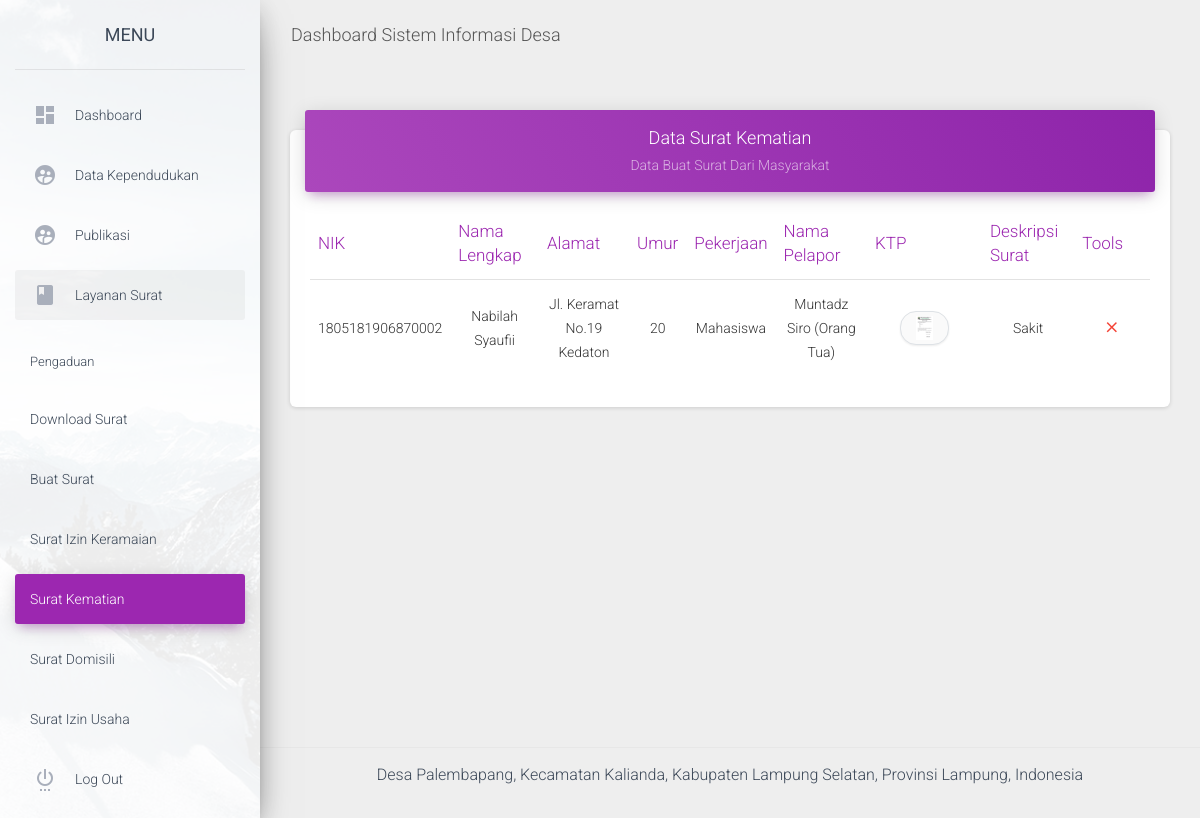
/admin/data_surat_kematian.php (signed in), run on the app's committed database.
### tables this page shows
CREATE TABLE `surat_kematian` (
  `id_kematian` varchar(10) NOT NULL,
  `nama` varchar(50) NOT NULL,
  `nik` varchar(50) NOT NULL,
  `umur` varchar(10) NOT NULL,
  `pekerjaan` varchar(50) NOT NULL,
  `alamat` varchar(50) NOT NULL,
  `nama_pelapor` varchar(50) NOT NULL,
  `deskripsi_surat` text NOT NULL,
  `file_surat` varchar(255) NOT NULL
);

### admin/data_surat_kematian.php (the view, shortened to what this page needs)
<?php include "atas.php";include "config.php"; ?>
<?php if(isset($_SESSION['username'])) { ?>
<div class="wrapper ">
  <div class="sidebar" data-color="purple" data-background-color="white" data-image="assets/img/sidebar-1.jpg">
    <div class="logo">
      <a href="" class="simple-text logo-normal">
        MENU
      </a>
    </div>
    <div class="sidebar-wrapper">
      <ul class="nav">
        <li class="nav-item">
          <a class="nav-link" href="home">
            <i class="material-icons">dashboard</i>
            <p>Dashboard</p>
          </a>
        </li>
        <li class="nav-item">
          <a href="#penduduksub" data-toggle="collapse" aria-expanded="false" class="nav-link">
            <i class="material-icons">supervised_user_circle</i>
            <p>Data Kependudukan</p>
          </a>
        </li>
        <li class="nav-item">
          <a href="#publikasisub" data-toggle="collapse" aria-expanded="false" class="nav-link">
            <i class="material-icons">supervised_user_circle</i>
            <p>Publikasi</p>
          </a>
        </li>
        <li class="nav-item active">
          <a href="#layanansuratsub" data-toggle="collapse" aria-expanded="false" class="nav-link">
            <i class="material-icons">book</i>
            <p>Layanan Surat</p>
          </a>
          <ul class="nav collapse list-unstyled" id="layanansuratsub">
            <li class="nav-item">
              <a class="nav-link" href="data_pengaduan">Pengaduan</a>
            </li>
            <li class="nav-item">
              <a class="nav-link" href="data_download">
                <p>Download Surat</p>
              </a>
            </li>
            <li class="nav-item ">
              <a class="nav-link" href="data_buat_surat">
                <p>Buat Surat</p>
              </a>
            </li>
            <li class="nav-item ">
              <a class="nav-link" href="data_surat_izin_keramaian">
                <p>Surat Izin Keramaian</p>
              </a>
            </li>
            <li class="nav-item active">
              <a class="nav-link" href="data_surat_kematian">
                <p>Surat Kematian</p>
              </a>
            </li>
            <li class="nav-item">
              <a class="nav-link" href="data_surat_domisili">
                <p>Surat Domisili</p>
              </a>
            </li>
            <li class="nav-item ">
              <a class="nav-link" href="data_surat_usaha">
                <p>Surat Izin Usaha</p>
              </a>
            </li>
          </ul>
        </li>
        <li class="nav-item ">
          <a class="nav-link" href="logout">
            <i class="material-icons">settings_power</i>
            <p>Log Out</p>
          </a>
        </li>
      </ul>
    </div>
  </div>
  <div class="main-panel">
    <nav class="navbar navbar-expand-lg navbar-transparent navbar-absolute fixed-top ">
      <div class="container-fluid">
        <div class="navbar-wrapper">
          <a class="navbar-brand" href="#pablo">Dashboard Sistem Informasi Desa</a>
        </div>
      </div>
    </nav>
    <div class="content">
      <div class="container-fluid">
        <div class="row">
          <div class="col-md-12">
            <div class="card">
              <div class="card-header card-header-primary" align="center">
                <h4 class="card-title ">Data Surat Kematian </h4>
                <p class="card-category"> Data Buat Surat Dari Masyarakat</p>
              </div>
              <div class="card-body">
                <div class="table-responsive">
                  <table class="table">
                    <thead class=" text-primary">
                      <th align="center">
                        NIK
                      </th>
                      <th align="center">
                        Nama Lengkap
                      </th>
                      <th align="center">
                        Alamat
                      </th>
                      <th align="center">
                        Umur
                      </th>
                      <th align="center">
                        Pekerjaan
                      </th>
                      <th align="center">
                        Nama Pelapor
                      </th>
                      <th align="center">
                        KTP
                      </th>
                      <th align="center">
                        Deskripsi Surat
                      </th>
                      <th align="center">
                        Tools
                      </th>
                    </thead>
                    <tbody>
                      <?php $sql  = "SELECT * FROM surat_kematian ORDER BY nik ";
	                          $rest = mysqli_query($koneksi,$sql);
                            while($data = mysqli_fetch_assoc($rest) ) { ?>
                      <tr>
                        <td align="center"> <?php echo $data['nik'];?></td>
                        <td align="center"> <?php echo $data['nama'];?></td>
                        <td align="center"> <?php echo $data['alamat'];?></td>
                        <td align="center"> <?php echo $data['umur'];?></td>
                        <td align="center"> <?php echo $data['pekerjaan'];?></td>
                        <td align="center"> <?php echo $data['nama_pelapor'];?></td>
                        <td align="center">
                          <a href="../<?php echo $data['file_surat']; ?>" target="_blank">
                            <img src="../<?php echo $data['file_surat']; ?>" class="col-sm-6 img-thumbnail" />
                          </a>
                        </td>
                        <td align="center"> <?php echo $data['deskripsi_surat'];?></td>
                        <td align="center">
                          <a href="confirm_hapus_buat_surat_kematian?id=<?php echo $data['id_kematian']?>">
                            <button type="button" rel="tooltip" title="Hapus Data"
                              class="btn btn-danger btn-link btn-sm">
                              <i class="material-icons">close</i>
                            </button>
                          </a>
                        </td>
                      </tr>
                      <?php } ?>
                    </tbody>
                  </table>
                </div>
              </div>
            </div>
          </div>
        </div>
      </div>
    </div>
    <footer class="footer">
      <div class="container-fluid">
        <p>Desa Palembapang, Kecamatan Kalianda, Kabupaten Lampung Selatan, Provinsi Lampung, Indonesia</p>
      </div>
    </footer>
  </div>
</div>
<?php } ?>
<?php include "bawah.php"; ?>

### data on the page
surat_kematian: nik "1805181906870002", nama "Nabilah Syaufii", alamat "Jl. Keramat No.19 Kedaton", umur "20", pekerjaan "Mahasiswa", nama_pelapor "Muntadz Siro (Orang Tua)", file_surat (picture), deskripsi_surat "Sakit"
